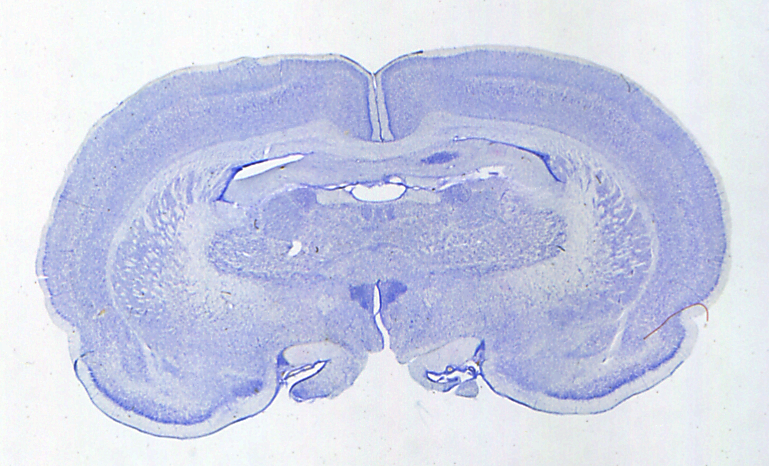
%> input picture images/01.tiff, 769 x 466 px
$ octave --eval "result = findPoint2(imread('images/01.tiff'));"   (GNU Octave 9; MATLAB toolbox functions it lacks are replaced by stand-ins)
%> lines starting %> are read from the running program, lines starting %| are printed output that depends on the picture; in (x1, y1, x2, y2) boxes, pixels count from 0 and x2, y2 are one past the last pixel; in counts of white or black regions, pixels touching at a corner belong together; the program's own positions count from 1
### autoGray2BW.m
% Author: Fergal Walsh NUIM

function bw = autoGray2BW(I)
level = graythresh(I);
%> level = 0.8
bw = 1 - im2bw(I,level);
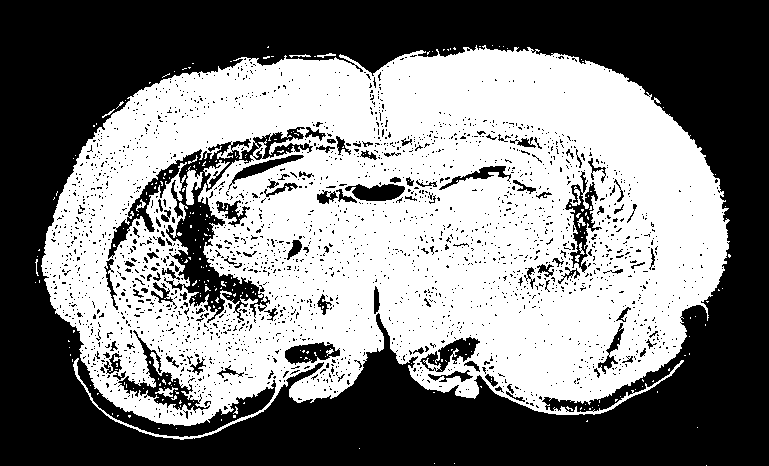
%> bw: size 466x769 double; values 0 (black) and 1 (white), 50% white; 2371 black regions (2265 under 20 px), largest, box (x1, y1, x2, y2) and area: (0, 0, 769, 466) 152493, (108, 127, 313, 323) 7771, (118, 330, 210, 413) 1510
end

### createMask.m
% Author: Fergal Walsh NUIM

function B = createMask(B)
B = bwmorph(B, 'clean', 1);
%> B: size 466x769 logical; 50% white; 177 white regions (163 under 20 px), largest, box (x1, y1, x2, y2) and area: (41, 45, 730, 440) 177372, (184, 166, 203, 205) 345, (203, 160, 230, 188) 211
B = imfill(B, 'holes');
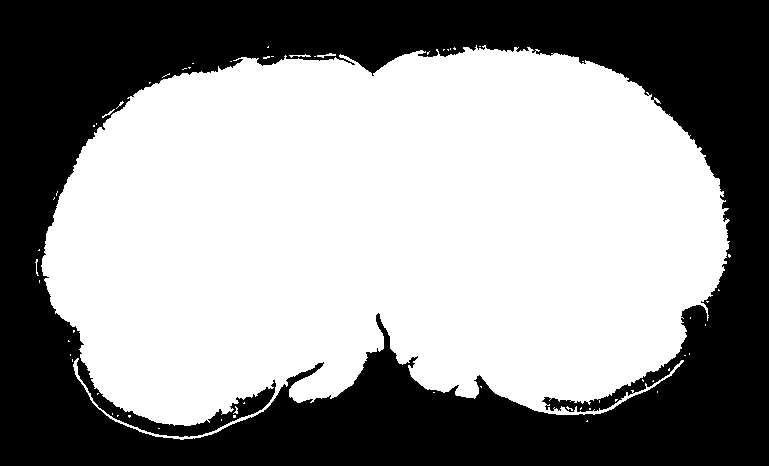
%> B: size 466x769 logical; 57.5% white; 1 black region, box (x1, y1, x2, y2) and area: (0, 0, 769, 466) 152478
[L, num] = bwlabel(B);
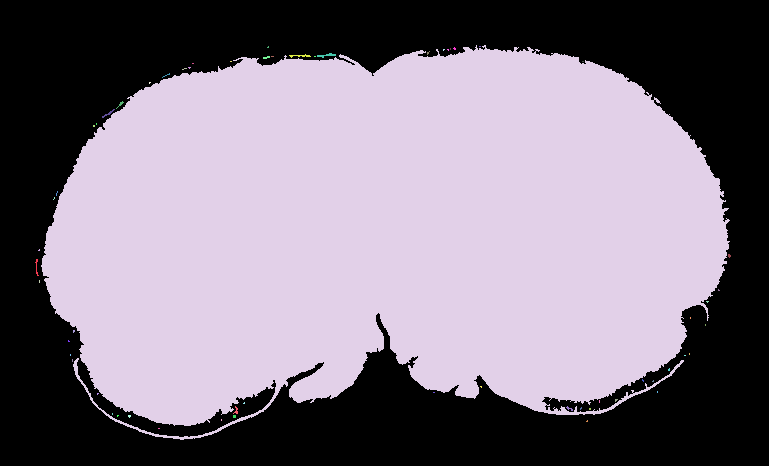
%> L: size 466x769 double; 62 distinct labels, from 0 to 61; one colour per label, 0 black
%> num = 61
[h,w] = size(B);
%> h = 466; w = 769
totalArea = h*w;
%> totalArea = 358354
maxArea = 0;
maxi = 0;
for i=1:num
    a = length(find(L==i));
    if a > maxArea
        maxArea = a;
        maxi = i;
        if a > totalArea / 2
            break;
        end
    end
end
%> this loop made 4 passes
%> (a, maxArea, maxi) on passes 1, 4: (24, 24, 1), (205503, 205503, 4)
%> a on passes 2 to 3: 3, 3
IX = find(L==maxi);
%> IX = 205503 values from 19372 to 339956
B(:) = 0;
%> B: size 466x769 logical; every value is 0
B(IX) = 1;
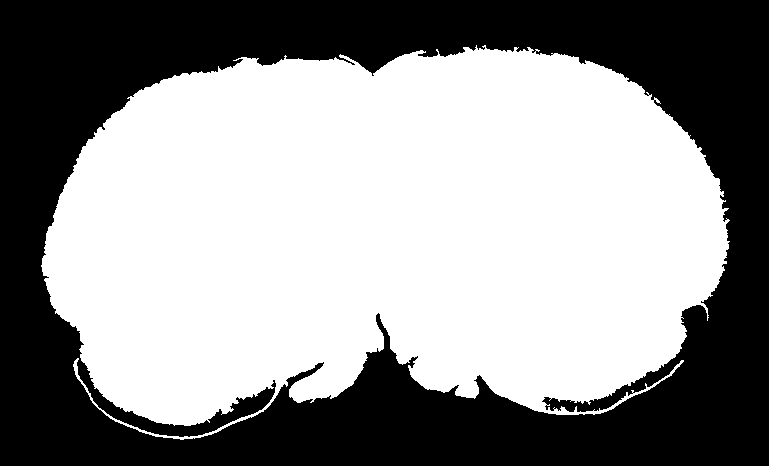
%> B: size 466x769 logical; 57.3% white; 1 black region, box (x1, y1, x2, y2) and area: (0, 0, 769, 466) 152851
end

### findVPoint.m
% Author: Fergal Walsh NUIM

function [x2, y2] = findPoint2(I)
	B = autoGray2BW(I);
	M = createMask(B);
	% Now find V point
	M = M(1:300, 400:500);
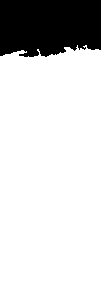
%> M: size 300x101 logical; 82.6% white; 1 black region, box (x1, y1, x2, y2) and area: (0, 0, 101, 57) 5281
	[x, y] = find(M == 0);
%> x = 5281 values from 1 to 57; y = 5281 values from 1 to 101
	[v, i] = max(x);
%> v = 57; i = 1335
	x2 = y(i) + 400;
%> x2 = 425
	y2 = v;
%> y2 = 57
%> `result = findPoint2(imread('images/01.tiff'));`: result = 425

$ run again, on images/02.tiff
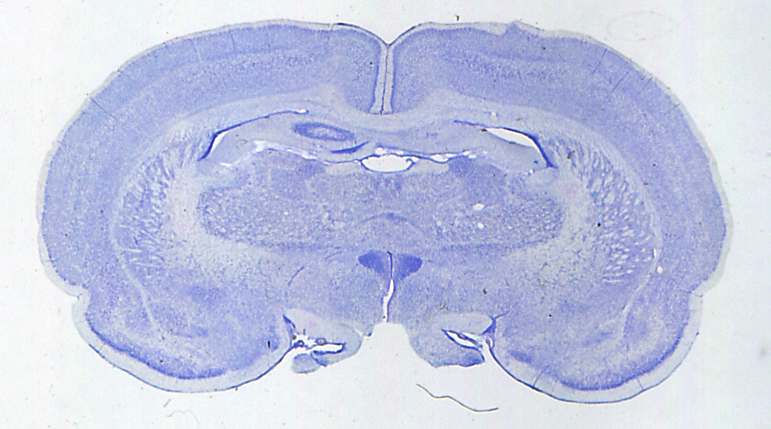
%> input picture images/02.tiff, 771 x 429 px
%> level = 0.78
%> bw: size 429x771 double; values 0 (black) and 1 (white), 55.3% white; 2511 black regions (2401 under 20 px), largest, box (x1, y1, x2, y2) and area: (0, 0, 771, 429) 123703, (151, 144, 273, 280) 4808, (106, 274, 204, 368) 1477
%> in createMask, `[L, num] = bwlabel(B);`:
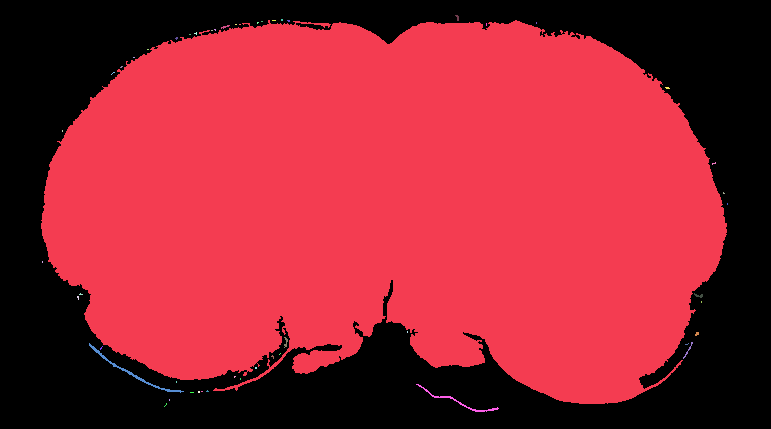
%> L: size 429x771 double; 52 distinct labels, from 0 to 51; one colour per label, 0 black
%> num = 51
%> the loop in createMask, `for i=1:num` made 1 pass
%> (a, maxArea, maxi) on pass 1: (206385, 206385, 1)
%> IX = 206385 values from 17810 to 311689
%> in findPoint2, `M = M(1:300, 400:500);`:
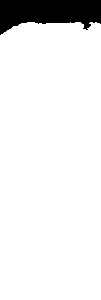
%> M: size 300x101 logical; 91.8% white; 1 black region, box (x1, y1, x2, y2) and area: (0, 0, 101, 35) 2471
%> x = 2471 values from 1 to 35; y = 2471 values from 1 to 101
%> v = 35
%> x2 = 401
%> y2 = 35
%> result = 401

$ run again, on images/04.tiff
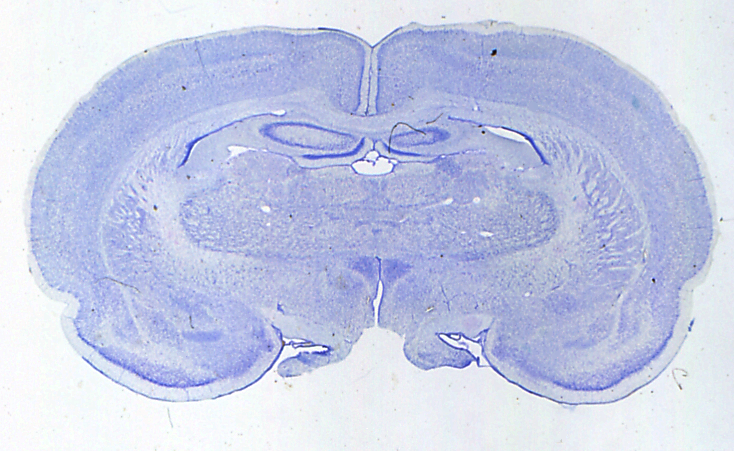
%> input picture images/04.tiff, 734 x 451 px
%> level = 0.8
%> bw: size 451x734 double; values 0 (black) and 1 (white), 56% white; 2379 black regions (2279 under 20 px), largest, box (x1, y1, x2, y2) and area: (0, 0, 734, 451) 124175, (113, 130, 253, 291) 4526, (92, 282, 209, 376) 2215
%> in createMask, `[L, num] = bwlabel(B);`:
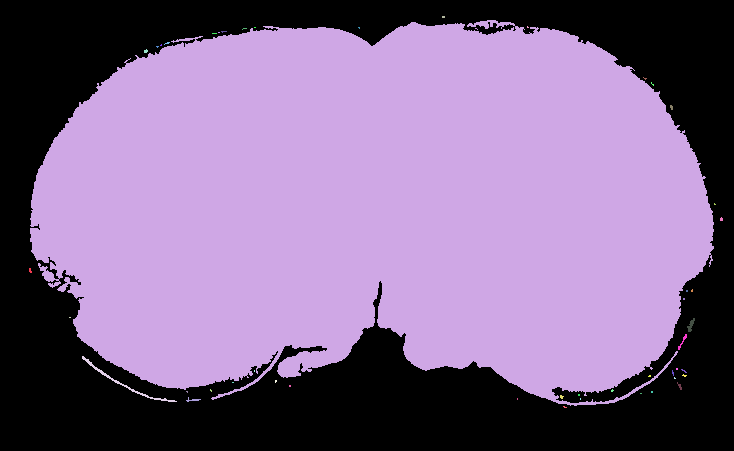
%> L: size 451x734 double; 50 distinct labels, from 0 to 49; one colour per label, 0 black
%> num = 49
%> the loop in createMask, `for i=1:num` made 2 passes
%> (a, maxArea, maxi) on pass 2: (206302, 206302, 2)
%> IX = 206302 values from 13749 to 321812
%> in findPoint2, `M = M(1:300, 400:500);`:
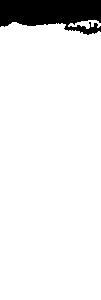
%> M: size 300x101 logical; 91.4% white; 1 black region, box (x1, y1, x2, y2) and area: (0, 0, 101, 35) 2599
%> x = 2599 values from 1 to 35; y = 2599 values from 1 to 101
%> v = 35; i = 2236
%> x2 = 488
%> y2 = 35
%> result = 488
